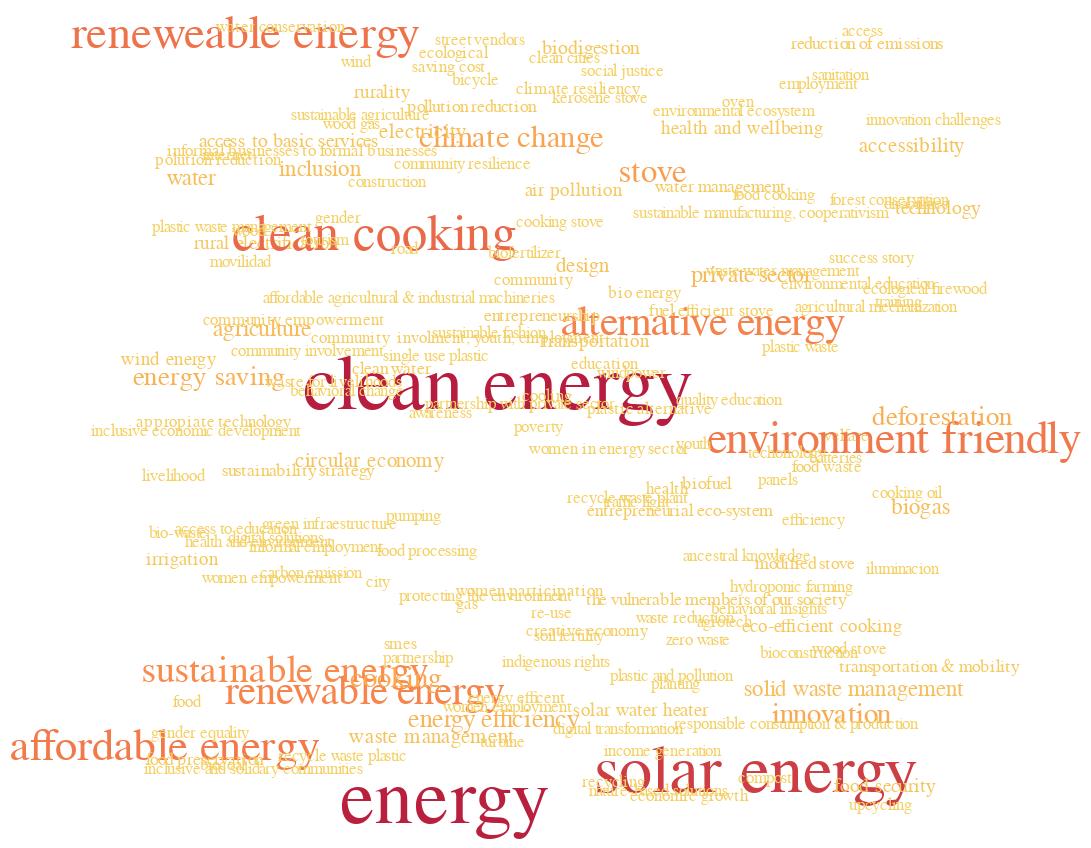

Notebook code cell kept with this figure:
### Markdown cell above
#### What are the key tags of the solutions for Sustainable Goal 7?
Sustainable Goal 7 is affordable and Clean Energy.

### Code cell
#Keep solutions with only 7 as sustainable goal.



import random
def shuffled_range(n): return random.sample(range(n), k=n)
n = len(T)  # words_and_counts: a pandas data frame
x = shuffled_range(n)
y = shuffled_range(n)

data = T.assign(x=x, y=y)

base = alt.Chart(data).encode(
    x=alt.X('x:O', axis=None),
    y=alt.Y('y:O', axis=None)
).configure_view(strokeWidth=0)  # remove border

word_cloud = base.mark_text(baseline='middle').encode(
    text='word:N',
    color=alt.Color('Counter:Q', scale=alt.Scale(scheme='goldred')),
    size=alt.Size('Counter:Q', legend=None)
).properties(
    width=400,
    height=400
)

word_cloud

### Figure 1 — Vega-Lite specification as saved in the notebook (floating-point values rounded to 4 significant figures; data arrays with more than 128 entries replaced by an {"elided": "..."} marker saying what was removed)
{"config": {"view": {"continuousWidth": 400, "continuousHeight": 300, "strokeWidth": 0}}, "data": {"name": "data-33fe750dd4fa1571abf9ec1e7c57dc1b"}, "mark": {"type": "text", "baseline": "middle"}, "encoding": {"color": {"field": "Counter", "scale": {"scheme": "goldred"}, "type": "quantitative"}, "size": {"field": "Counter", "legend": null, "type": "quantitative"}, "text": {"field": "word", "type": "nominal"}, "x": {"axis": null, "field": "x", "type": "ordinal"}, "y": {"axis": null, "field": "y", "type": "ordinal"}}, "height": 400, "width": 400, "$schema": "https://vega.github.io/schema/vega-lite/v4.17.0.json", "datasets": {"data-33fe750dd4fa1571abf9ec1e7c57dc1b": {"elided": "176 records"}}}
